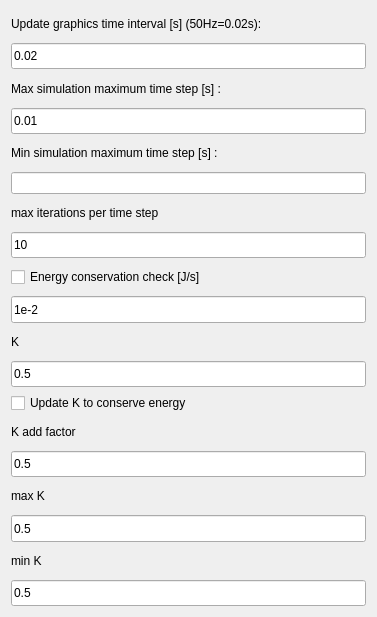
<?xml version="1.0" encoding="UTF-8"?>
<ui version="4.0">
 <class>EngineSettings</class>
 <widget class="QDialog" name="EngineSettings">
  <property name="geometry">
   <rect>
    <x>0</x>
    <y>0</y>
    <width>377</width>
    <height>617</height>
   </rect>
  </property>
  <property name="windowTitle">
   <string>Settings</string>
  </property>
  <layout class="QVBoxLayout" name="verticalLayout">
   <item>
    <widget class="QLabel" name="label">
     <property name="sizePolicy">
      <sizepolicy hsizetype="Minimum" vsizetype="Minimum">
       <horstretch>0</horstretch>
       <verstretch>0</verstretch>
      </sizepolicy>
     </property>
     <property name="text">
      <string>Update graphics time interval [s] (50Hz=0.02s):</string>
     </property>
    </widget>
   </item>
   <item>
    <widget class="QLineEdit" name="grap_update">
     <property name="sizePolicy">
      <sizepolicy hsizetype="Minimum" vsizetype="Minimum">
       <horstretch>0</horstretch>
       <verstretch>0</verstretch>
      </sizepolicy>
     </property>
     <property name="text">
      <string>0.02</string>
     </property>
    </widget>
   </item>
   <item>
    <widget class="QLabel" name="label_2">
     <property name="sizePolicy">
      <sizepolicy hsizetype="Minimum" vsizetype="Minimum">
       <horstretch>0</horstretch>
       <verstretch>0</verstretch>
      </sizepolicy>
     </property>
     <property name="text">
      <string>Max simulation maximum time step [s] :</string>
     </property>
    </widget>
   </item>
   <item>
    <widget class="QLineEdit" name="max_delta_t">
     <property name="sizePolicy">
      <sizepolicy hsizetype="Minimum" vsizetype="Minimum">
       <horstretch>0</horstretch>
       <verstretch>0</verstretch>
      </sizepolicy>
     </property>
     <property name="text">
      <string>0.01</string>
     </property>
    </widget>
   </item>
   <item>
    <widget class="QLabel" name="label_9">
     <property name="text">
      <string>Min simulation maximum time step [s] :</string>
     </property>
    </widget>
   </item>
   <item>
    <widget class="QLineEdit" name="min_delta_t"/>
   </item>
   <item>
    <widget class="QLabel" name="lab">
     <property name="sizePolicy">
      <sizepolicy hsizetype="Minimum" vsizetype="Minimum">
       <horstretch>0</horstretch>
       <verstretch>0</verstretch>
      </sizepolicy>
     </property>
     <property name="text">
      <string>max iterations per time step</string>
     </property>
    </widget>
   </item>
   <item>
    <widget class="QLineEdit" name="max_iter_tstep">
     <property name="sizePolicy">
      <sizepolicy hsizetype="Minimum" vsizetype="Minimum">
       <horstretch>0</horstretch>
       <verstretch>0</verstretch>
      </sizepolicy>
     </property>
     <property name="text">
      <string>10</string>
     </property>
    </widget>
   </item>
   <item>
    <widget class="QCheckBox" name="energy_check">
     <property name="sizePolicy">
      <sizepolicy hsizetype="Minimum" vsizetype="Minimum">
       <horstretch>0</horstretch>
       <verstretch>0</verstretch>
      </sizepolicy>
     </property>
     <property name="text">
      <string>Energy conservation check [J/s]</string>
     </property>
    </widget>
   </item>
   <item>
    <widget class="QLineEdit" name="energy">
     <property name="sizePolicy">
      <sizepolicy hsizetype="Minimum" vsizetype="Minimum">
       <horstretch>0</horstretch>
       <verstretch>0</verstretch>
      </sizepolicy>
     </property>
     <property name="text">
      <string>1e-2</string>
     </property>
    </widget>
   </item>
   <item>
    <widget class="QLabel" name="label_3">
     <property name="text">
      <string>K</string>
     </property>
    </widget>
   </item>
   <item>
    <widget class="QLineEdit" name="set_k">
     <property name="sizePolicy">
      <sizepolicy hsizetype="Minimum" vsizetype="Minimum">
       <horstretch>0</horstretch>
       <verstretch>0</verstretch>
      </sizepolicy>
     </property>
     <property name="text">
      <string>0.5</string>
     </property>
    </widget>
   </item>
   <item>
    <widget class="QCheckBox" name="update_k">
     <property name="text">
      <string>Update K to conserve energy</string>
     </property>
    </widget>
   </item>
   <item>
    <widget class="QLabel" name="label_6">
     <property name="text">
      <string>K add factor</string>
     </property>
    </widget>
   </item>
   <item>
    <widget class="QLineEdit" name="add_k">
     <property name="sizePolicy">
      <sizepolicy hsizetype="Minimum" vsizetype="Minimum">
       <horstretch>0</horstretch>
       <verstretch>0</verstretch>
      </sizepolicy>
     </property>
     <property name="text">
      <string>0.5</string>
     </property>
    </widget>
   </item>
   <item>
    <widget class="QLabel" name="label_7">
     <property name="text">
      <string>max K</string>
     </property>
    </widget>
   </item>
   <item>
    <widget class="QLineEdit" name="max_k">
     <property name="sizePolicy">
      <sizepolicy hsizetype="Minimum" vsizetype="Minimum">
       <horstretch>0</horstretch>
       <verstretch>0</verstretch>
      </sizepolicy>
     </property>
     <property name="text">
      <string>0.5</string>
     </property>
    </widget>
   </item>
   <item>
    <widget class="QLabel" name="label_8">
     <property name="text">
      <string>min K</string>
     </property>
    </widget>
   </item>
   <item>
    <widget class="QLineEdit" name="min_k">
     <property name="sizePolicy">
      <sizepolicy hsizetype="Minimum" vsizetype="Minimum">
       <horstretch>0</horstretch>
       <verstretch>0</verstretch>
      </sizepolicy>
     </property>
     <property name="text">
      <string>0.5</string>
     </property>
    </widget>
   </item>
  </layout>
 </widget>
 <resources/>
 <connections>
  <connection>
   <sender>grap_update</sender>
   <signal>editingFinished()</signal>
   <receiver>EngineSettings</receiver>
   <slot>gui_to_data()</slot>
   <hints>
    <hint type="sourcelabel">
     <x>266</x>
     <y>151</y>
    </hint>
    <hint type="destinationlabel">
     <x>188</x>
     <y>308</y>
    </hint>
   </hints>
  </connection>
  <connection>
   <sender>max_delta_t</sender>
   <signal>editingFinished()</signal>
   <receiver>EngineSettings</receiver>
   <slot>gui_to_data()</slot>
   <hints>
    <hint type="sourcelabel">
     <x>188</x>
     <y>90</y>
    </hint>
    <hint type="destinationlabel">
     <x>188</x>
     <y>308</y>
    </hint>
   </hints>
  </connection>
  <connection>
   <sender>max_iter_tstep</sender>
   <signal>editingFinished()</signal>
   <receiver>EngineSettings</receiver>
   <slot>gui_to_data()</slot>
   <hints>
    <hint type="sourcelabel">
     <x>188</x>
     <y>140</y>
    </hint>
    <hint type="destinationlabel">
     <x>188</x>
     <y>308</y>
    </hint>
   </hints>
  </connection>
  <connection>
   <sender>energy_check</sender>
   <signal>clicked(bool)</signal>
   <receiver>EngineSettings</receiver>
   <slot>gui_to_data()</slot>
   <hints>
    <hint type="sourcelabel">
     <x>266</x>
     <y>270</y>
    </hint>
    <hint type="destinationlabel">
     <x>188</x>
     <y>308</y>
    </hint>
   </hints>
  </connection>
  <connection>
   <sender>set_k</sender>
   <signal>editingFinished()</signal>
   <receiver>EngineSettings</receiver>
   <slot>gui_to_data()</slot>
   <hints>
    <hint type="sourcelabel">
     <x>188</x>
     <y>297</y>
    </hint>
    <hint type="destinationlabel">
     <x>188</x>
     <y>308</y>
    </hint>
   </hints>
  </connection>
  <connection>
   <sender>update_k</sender>
   <signal>clicked()</signal>
   <receiver>EngineSettings</receiver>
   <slot>gui_to_data()</slot>
   <hints>
    <hint type="sourcelabel">
     <x>188</x>
     <y>326</y>
    </hint>
    <hint type="destinationlabel">
     <x>188</x>
     <y>308</y>
    </hint>
   </hints>
  </connection>
  <connection>
   <sender>add_k</sender>
   <signal>editingFinished()</signal>
   <receiver>EngineSettings</receiver>
   <slot>gui_to_data()</slot>
   <hints>
    <hint type="sourcelabel">
     <x>188</x>
     <y>374</y>
    </hint>
    <hint type="destinationlabel">
     <x>188</x>
     <y>308</y>
    </hint>
   </hints>
  </connection>
  <connection>
   <sender>max_k</sender>
   <signal>editingFinished()</signal>
   <receiver>EngineSettings</receiver>
   <slot>gui_to_data()</slot>
   <hints>
    <hint type="sourcelabel">
     <x>188</x>
     <y>424</y>
    </hint>
    <hint type="destinationlabel">
     <x>188</x>
     <y>308</y>
    </hint>
   </hints>
  </connection>
  <connection>
   <sender>min_k</sender>
   <signal>editingFinished()</signal>
   <receiver>EngineSettings</receiver>
   <slot>gui_to_data()</slot>
   <hints>
    <hint type="sourcelabel">
     <x>188</x>
     <y>474</y>
    </hint>
    <hint type="destinationlabel">
     <x>188</x>
     <y>308</y>
    </hint>
   </hints>
  </connection>
 </connections>
 <slots>
  <slot>gui_to_data()</slot>
 </slots>
</ui>
